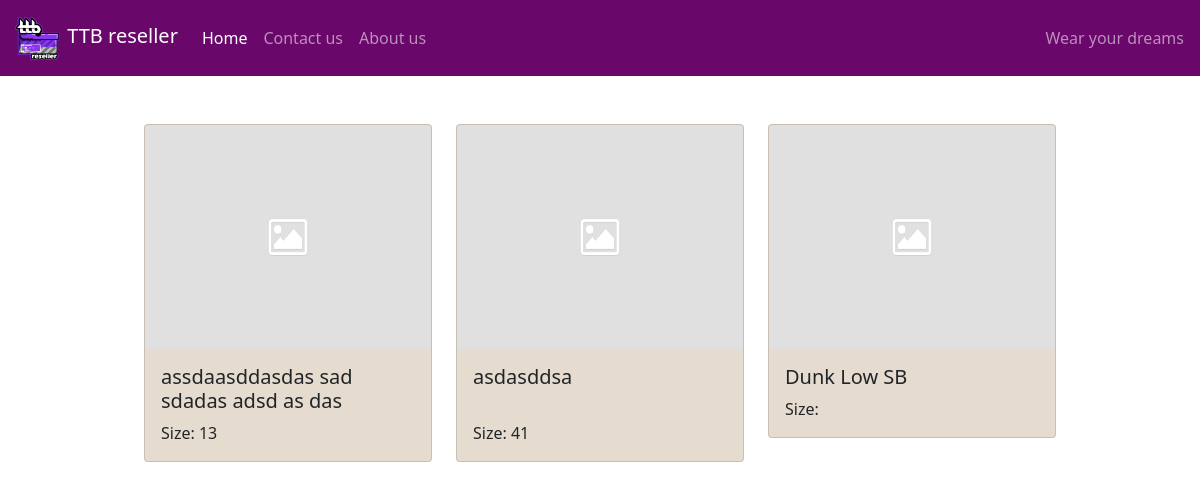
/home/, run on the app's committed database.
### home/models.py (models this page shows, shortened)
class Sneaker(models.Model):
    name = models.CharField(max_length=120)
    fill_line = models.BooleanField(default=False)
    g_im = models.URLField(max_length=300, default='https://images.google.com')
    @property
    def get_first_img(self):
        images = self.sneakerimage_set.all()
        list_urls = []
        for url in images:
            list_urls.append(url)
        if len(list_urls):
            return list_urls[0].image
        else:
            result = '/static/images/placeholder.png'
        return result

class SneakerSize(models.Model):
    sneaker = models.ForeignKey(Sneaker,
                                on_delete=models.CASCADE)
    size_number = models.CharField(null=True, max_length=8)
    sold = models.BooleanField(default=False)

### home/views.py (the view)
# urls.py: path('home/', views.home_view, name='home'),
def home_view(request):
    list_sneakers = Sneaker.objects.all()
    return render(request, 'home/home.html', {"sneakers": list_sneakers})

### home/templates/home/home.html (shortened to what this page needs)
{% extends 'home/base.html' %}
{% load static %}
{% block content %}
<br><br>
<div class="container">
    <div class="row justify-content-center">
{% for sneaker in sneakers%}
        <div class="col-auto mb-5 ">
          <div class="card" style="width: 18rem; height:24rem," id="sneaker_card" stockx_link = "{{sneaker.stockx}}", g_im_link="{{sneaker.g_im}}">
            <img class="card-img-top" src="{{ sneaker.get_first_img }}" style="height:14rem">
            <div class="card-body">
              <h5 class="card-title" id='card-title'>{{sneaker.name}}</h5>{% if sneaker.fill_line == True %}<br>{% endif %}
                <p class="card-text">Size:{% for size in sneaker.sneakersize_set.all %} {% if size.sold == True %}<strike>{{size.size_number}}</strike>{% else %}{{size.size_number}}{% endif %}{% endfor %}</p>
            </div>
          </div>
        </div>
{% endfor %}
    </div>
</div>
{% endblock %}

### static/css/main.css (style rules this page uses)
#sneaker_card { background-color: rgba(222, 207, 191, 0.75); }

### data on the page
Sneaker: name "assdaasddasdas sad sdadas adsd as das"
SneakerSize: size_number "13"
Sneaker: name "asdasddsa"
SneakerSize: size_number "41"
Sneaker: name "Dunk Low SB"
